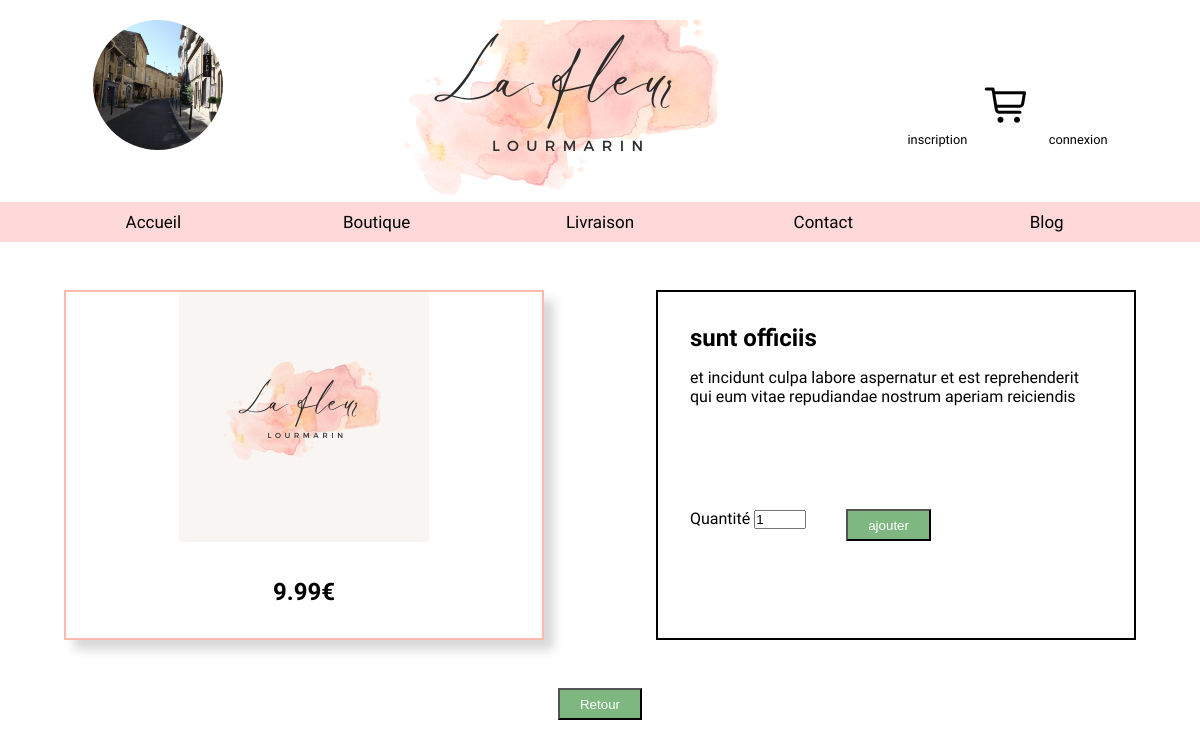
The page /index.php?uc=voirProduit&action=voir&produit=1 on the database its author committed.
### tables this page shows
CREATE TABLE `lafleur_produits` (
  `id` bigint(20) UNSIGNED NOT NULL,
  `nom_produit` varchar(255) NOT NULL,
  `couleur_id` bigint(20) UNSIGNED NOT NULL DEFAULT 1,
  `description` text NOT NULL,
  `type` enum('unité','bouquet','gerbe') NOT NULL,
  `prix` decimal(5,2) NOT NULL DEFAULT 9.99,
  `stock` bigint(20) NOT NULL DEFAULT 0,
  `image` varchar(255) NOT NULL DEFAULT 'default.png',
  `mise à jour` timestamp NULL DEFAULT NULL
);

### index.php (called while the page is built, shortened)
<?php
$uc = filter_input(INPUT_GET, 'uc');
switch ($uc) {
    case 'voirProduit' :
        include 'Controleur/ProduitControleur.php';
        break;
}
include("Vue/base.php");

### Modele/M_Produit.php (called while the page is built, shortened)
<?php
class M_Produit {
    public static function trouveLeProduit($id) {
        $conn = AccesDonnees::getPdo();
        $stmt = $conn->prepare("SELECT * FROM lafleur_produits WHERE lafleur_produits.id = :id");
        $stmt->bindParam(':id', $id);
        $stmt->execute();
        return $stmt->fetch();
    }
}

### Controleur/ProduitControleur.php (called while the page is built, shortened)
<?php
include_once 'Modele/M_Produit.php';
switch ($action) {
    case 'voir':
            $idProduit = filter_input(INPUT_GET, 'produit');
            $produit = M_Produit::trouveLeProduit($idProduit);
        break;
}

### Vue/produit.php (the view, shortened to what this page needs)
<section >
    <div class="detail-produit">
    <div class="images">
        <div class="image-container">
            <img src="assets/img/comp/<?= $produit['image'] ?>" class="image-grande" alt="photo du produit">
        </div class="card-prix">
        <p class="prix"><?= $produit['prix']?>€</p>
    </div>
    <div class="cadre-produit">
        <h2 class="nom-produit"><?= $produit['nom_produit'] ?></h2>
        <p class="description-produit">
            <?= $produit['description'] ?>
        </p>
        <form class="ajouter-panier" method="POST" action="index.php?uc=panierConfirmer&action=ajoutPanier&produit=<?= $produit['id'] ?>">
            <label for="quantite">Quantité
            <input type="number" size="2" value="1" min="1" max="50" name="quantite" id="quantite"></label>
            <input type="submit" name="ajouter" value="ajouter" class="btn btn-ajouter">
        </form>
    </div>
    </div>
    <form class="centre">
  <input class="btn centre" type="button" value="Retour" onclick="history.go(-1)">
</form>
</section>

### Css/style.css (style rules this page uses)
* { margin: 0; padding: 0; box-sizing: border-box; }
:root { --main_font: "Recursive"; --main_color: #ffd9d9; --dark_main_color: #ffbaaf; --light_bg: #fff5f5; --second_color: #7eb77f; --grey-bg:#d9d9d9; }
body { font-family: "Recursive", sans-serif; }
.detail-produit { display: flex; justify-content: space-evenly; }
.images { display: flex; flex-direction: column; width: 40%; height: 350px; margin: 3em; border: 2px var(--dark_main_color) solid; box-shadow: 10px 10px 10px var(--grey-bg); justify-content: space-between; }
.image-grande { max-width: 300px; max-height: 250px; display: flex; }
.image-container { display: flex; justify-content: center; }
.prix { display: flex; justify-content: center; padding: 1.5em; font-weight: 700; font-size: 1.5em; }
.cadre-produit { border: #000000 2px solid; width: 40%; margin: 3em; padding: 2em; }
.description-produit { margin-top: 1em; height: 50%; }
.btn-ajouter { margin-left: 3em; }
.btn { padding: 0.5em 1.5em; background-color: var(--second_color); color: white; cursor: pointer; }
.ajouter-panier { display: flex; }
.centre { display: flex; justify-content: center; }
input[type='submit'] { display: flex; justify-content: center; text-align: center; }

### rows shown on the page
lafleur_produits: image (placeholder picture), prix "9.99", nom_produit "sunt officiis", description "et incidunt culpa labore aspernatur et est reprehenderit qui eum vitae repudiandae nostrum aperiam reiciendis"
